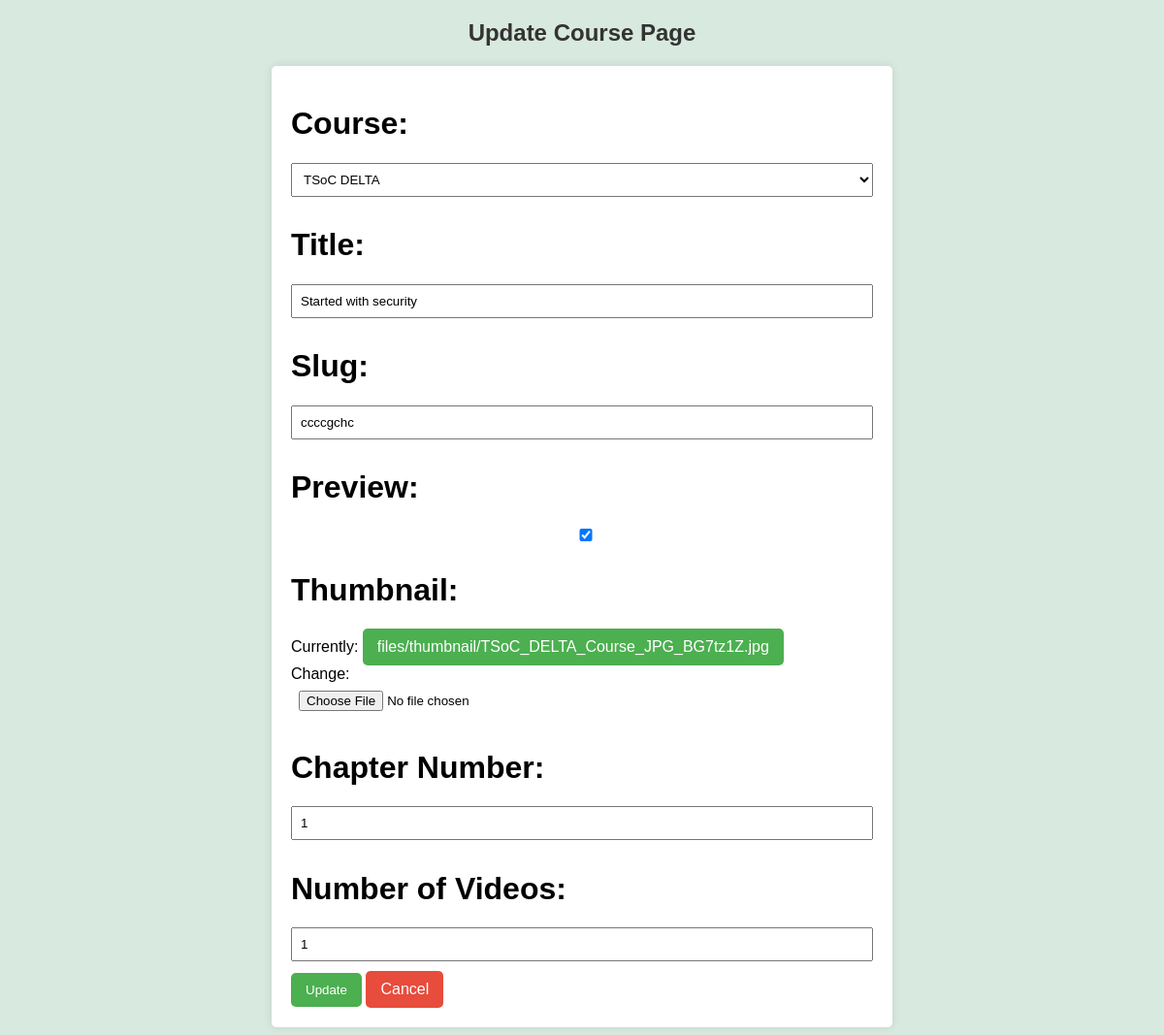
Page /updatechapterpage/1/ on the earlier database version.
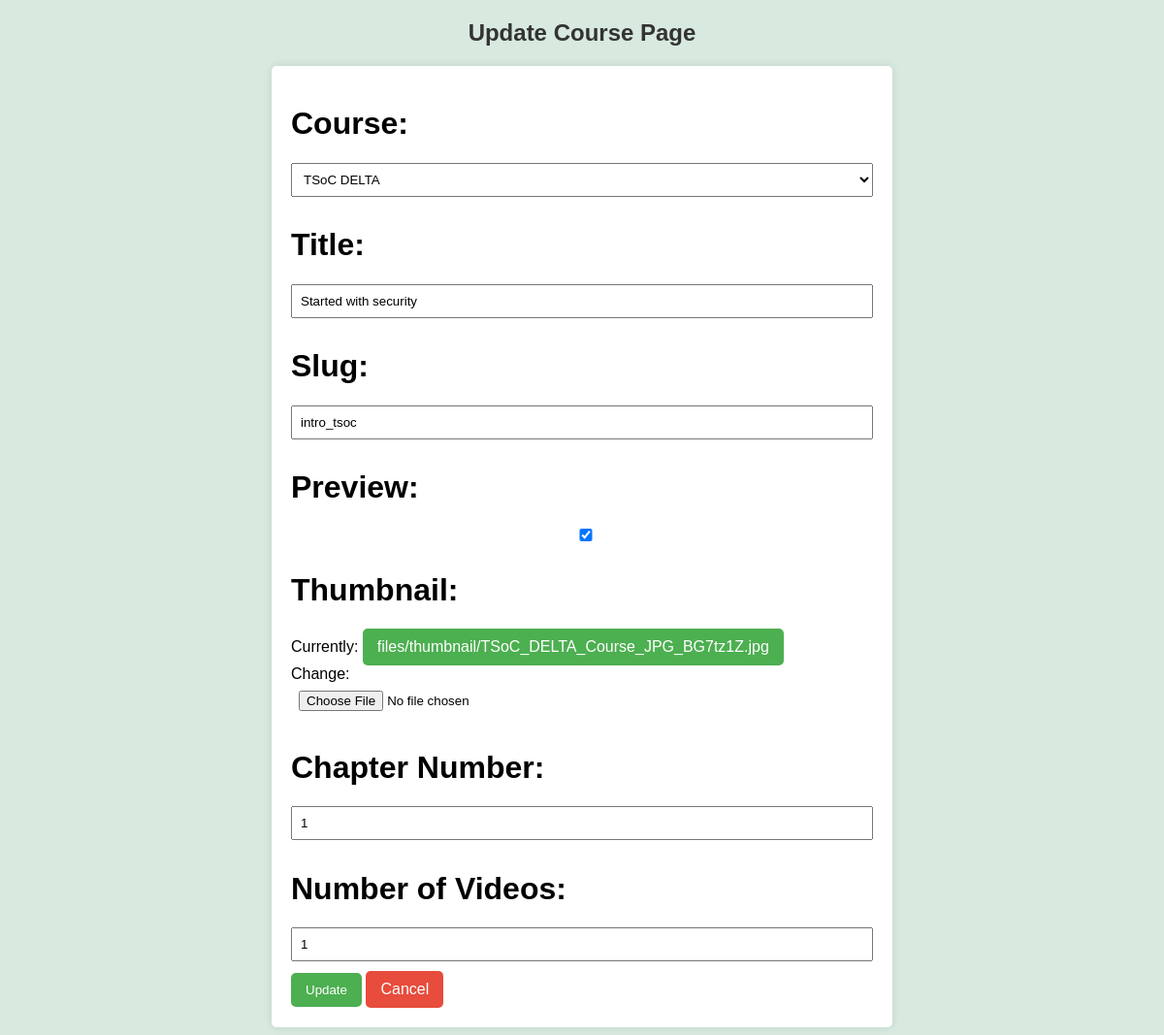
Same page on the later database version.
### tango/models.py (models this page shows, shortened)
class Chapter(models.Model):
    course = models.ForeignKey(Course,null=True,on_delete=models.CASCADE)
    title =  models.CharField(max_length=100,null=True)
    thumbnail = models.ImageField(upload_to='files/thumbnail/',null=True)
    is_preview = models.BooleanField(default=False)
    slug = models.CharField(max_length=40,null=True,unique=True)
    serial_number = models.IntegerField(null=True)
    complete_chapter = models.BooleanField(default=False)
    number_of_videos = models.IntegerField(null=True)

### tango/views.py (the view)
# urls.py: path('updatechapterpage/<int:pk>/',views.UpdateChapterPage,name='updatechapterpage'),
def UpdateChapterPage(request,pk):
    chapter = Chapter.objects.get(id=pk)
    form = ChapterForm(instance=chapter)
    if request.method == 'POST':
        form = ChapterForm(request.POST, request.FILES, instance=chapter)
        if form.is_valid():
            form.save()
            return redirect('chapterpage')
    context = {'form':form}
    return render(request,'tango/admin/updatechapter.html',context)

### tango/forms.py
class ChapterForm(forms.ModelForm):
    class Meta:
        model = Chapter
        fields = '__all__'
        widgets = {
            'course': forms.Select(attrs={'class': 'form-control'}),
        }
    def __init__(self, *args, **kwargs):
        super(ChapterForm, self).__init__(*args, **kwargs)
        self.fields['course'].queryset = Course.objects.all()

### tango/models.py (called while the page is built)
    def __str__(self):
        return self.name

### tango/templates/tango/admin/updatechapter.html (shortened to what this page needs)
<!DOCTYPE html>
<html lang="en">
<head>
</head>
<body>
    <h2>Update Course Page</h2>
    <form method="post" enctype="multipart/form-data">
        <label for="{{ form.course.id_for_label }}"><h1>Course:</h1></label>
            {{ form.course }}
        <label for="title"><h1>Title:</h1></label>
        {{ form.title }}
        <label for="slug"><h1>Slug:</h1></label>
        {{ form.slug }}
        <label for="is_preview"><h1>Preview:</h1></label>
        {{ form.is_preview }}
        <label for="thumbnail"><h1>Thumbnail:</h1></label>
        {{ form.thumbnail }}
        <label for="serial_number"><h1>Chapter Number:</h1></label>
        {{ form.serial_number }}
        <label for="number_of_videos"><h1>Number of Videos:</h1></label>
        {{ form.number_of_videos }}
        <button type="submit">Update</button>
        <a href="{% url 'chapterpage' %}" class="cancel-button">Cancel</a>
    </form>
</body>
</html>

Differences in the rows shown:
changed Chapter "TSoC DELTA": slug "ccccgchc" → "intro_tsoc"
